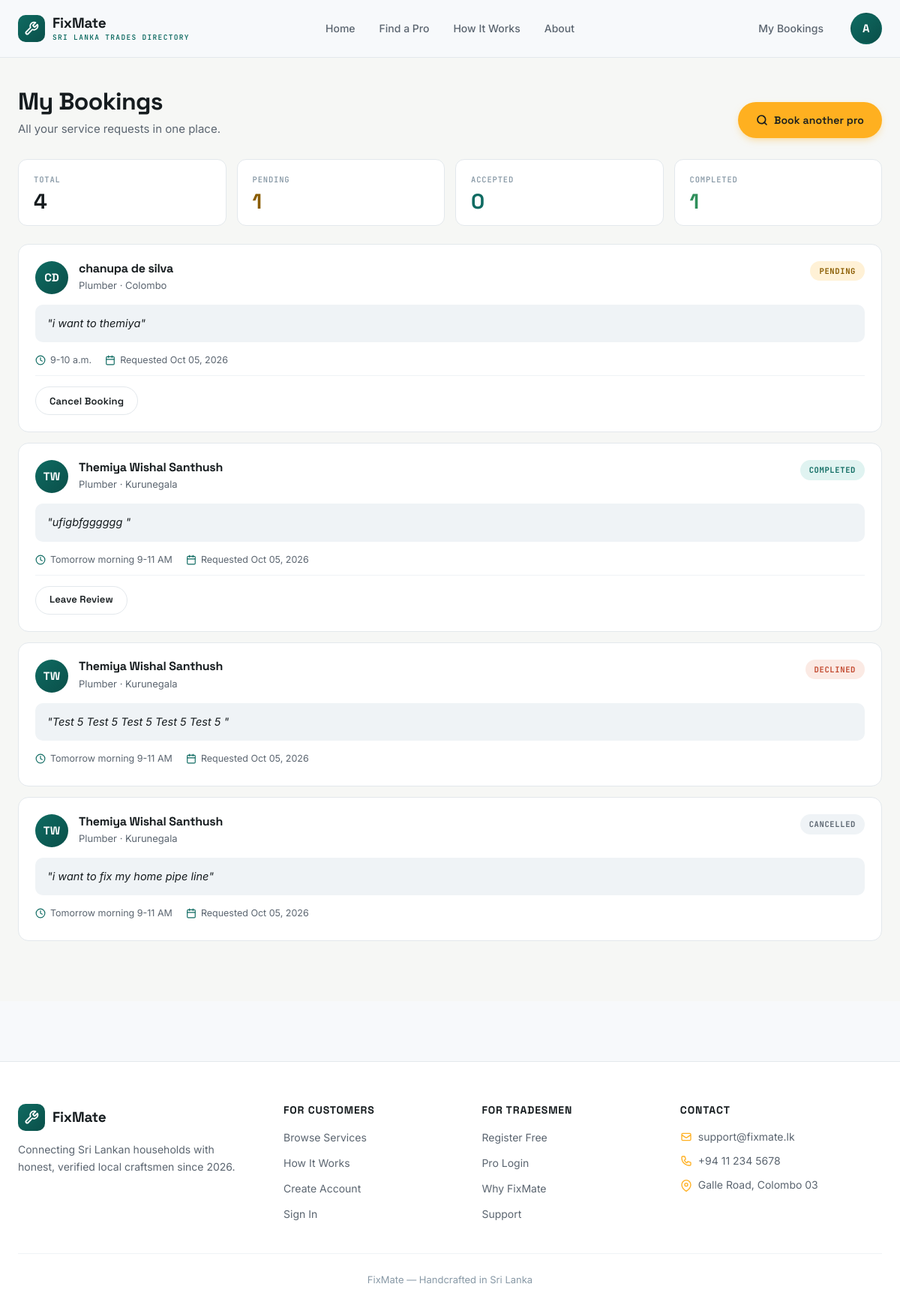
The page /pages/my_bookings.php (signed in) on the database its author committed.
### tables this page shows
CREATE TABLE `bookings` (
  `id` int(11) NOT NULL,
  `user_id` int(11) NOT NULL,
  `technician_id` int(11) NOT NULL,
  `job_description` text NOT NULL,
  `preferred_time` varchar(120) NOT NULL,
  `status` enum('pending','accepted','declined','completed','cancelled') DEFAULT 'pending',
  `created_at` timestamp NOT NULL DEFAULT current_timestamp(),
  `updated_at` timestamp NOT NULL DEFAULT current_timestamp() ON UPDATE current_timestamp()
);

CREATE TABLE `technicians` (
  `id` int(11) NOT NULL,
  `email` varchar(100) NOT NULL,
  `password` varchar(255) NOT NULL,
  `name` varchar(100) NOT NULL,
  `phone` varchar(20) NOT NULL,
  `district_id` int(11) NOT NULL,
  `city` varchar(100) DEFAULT NULL,
  `service_id` int(11) NOT NULL,
  `experience` int(11) DEFAULT 0,
  `callout_fee` varchar(50) DEFAULT 'Rs. 2,000',
  `rating` decimal(2,1) DEFAULT 0.0,
  `jobs_completed` int(11) DEFAULT 0,
  `bio` text DEFAULT NULL,
  `profile_picture` varchar(255) DEFAULT NULL,
  `status` enum('pending','verified','rejected','suspended') DEFAULT 'pending',
  `available` tinyint(1) DEFAULT 1,
  `nic_front` varchar(255) DEFAULT NULL,
  `nic_back` varchar(255) DEFAULT NULL,
  `rejection_reason` text DEFAULT NULL,
  `verified_at` timestamp NULL DEFAULT NULL,
  `created_at` timestamp NOT NULL DEFAULT current_timestamp()
);

CREATE TABLE `services` (
  `id` int(11) NOT NULL,
  `service_name` varchar(100) NOT NULL
);

CREATE TABLE `districts` (
  `id` int(11) NOT NULL,
  `district_name` varchar(100) NOT NULL
);

### pages/my_bookings.php (the view, shortened to what this page needs)
<?php
include '../includes/config.php';
include '../includes/header.php';
$user_id = $_SESSION['user_id'];
$sql = "SELECT b.*, t.name AS tech_name, t.phone AS tech_phone,
               s.service_name, d.district_name
        FROM bookings b
        JOIN technicians t ON b.technician_id = t.id
        JOIN services   s ON t.service_id  = s.id
        JOIN districts  d ON t.district_id = d.id
        WHERE b.user_id = '$user_id'
        ORDER BY b.created_at DESC";
$query = mysqli_query($conn, $sql);
$bookings = [];
while ($row = mysqli_fetch_assoc($query)) { $bookings[] = $row; }
$counts = ['pending' => 0, 'accepted' => 0, 'completed' => 0, 'declined' => 0];
foreach ($bookings as $b) {
    if (isset($counts[$b['status']])) $counts[$b['status']]++;
}
function status_label($status) {
    $map = [
        'pending'   => 'Pending',
        'accepted'  => 'Accepted',
        'declined'  => 'Declined',
        'completed' => 'Completed',
        'cancelled' => 'Cancelled',
    ];
    return $map[$status] ?? ucfirst($status);
}
?>
<section class="my-bookings-page">
    <div class="container">
        <div class="my-bookings-head">
            <div>
                <h1>My Bookings</h1>
                <p class="lede">All your service requests in one place.</p>
            </div>
            <a href="find.php" class="btn btn-amber">
                <svg width="16" height="16" viewBox="0 0 24 24" fill="none" stroke="currentColor" stroke-width="2.5" stroke-linecap="round" stroke-linejoin="round">
                    <circle cx="11" cy="11" r="8"/>
                    <path d="m21 21-4.35-4.35"/>
                </svg>
                Book another pro
            </a>
        </div>
        <?php if (count($bookings) > 0) { ?>
            <div class="my-bookings-stats">
                <div class="mb-stat">
                    <span class="mb-stat-label">Total</span>
                    <span class="mb-stat-number"><?php echo count($bookings); ?></span>
                </div>
                <div class="mb-stat">
                    <span class="mb-stat-label">Pending</span>
                    <span class="mb-stat-number amber"><?php echo $counts['pending']; ?></span>
                </div>
                <div class="mb-stat">
                    <span class="mb-stat-label">Accepted</span>
                    <span class="mb-stat-number teal"><?php echo $counts['accepted']; ?></span>
                </div>
                <div class="mb-stat">
                    <span class="mb-stat-label">Completed</span>
                    <span class="mb-stat-number green"><?php echo $counts['completed']; ?></span>
                </div>
            </div>
        <?php } ?>
        <?php if (count($bookings) > 0) { ?>
            <div class="my-bookings-list">
                <?php foreach ($bookings as $b) {
                    $initials = '';
                    foreach (explode(' ', $b['tech_name']) as $p) { $initials .= strtoupper(substr($p, 0, 1)); }
                    $initials = substr($initials, 0, 2);
                ?>
                    <div class="booking-card">
                        <div class="booking-head">
                            <div class="booking-tech">
                                <div class="booking-avatar"><?php echo $initials; ?></div>
                                <div>
                                    <h3><?php echo htmlspecialchars($b['tech_name']); ?></h3>
                                    <p class="booking-trade">
                                        <?php echo htmlspecialchars($b['service_name']); ?>
                                        · <?php echo htmlspecialchars($b['district_name']); ?>
                                    </p>
                                </div>
                            </div>
                            <span class="booking-status <?php echo $b['status']; ?>">
                                <?php echo strtoupper(status_label($b['status'])); ?>
                            </span>
                        </div>
                        <div class="booking-job">
                            "<?php echo htmlspecialchars($b['job_description']); ?>"
                        </div>
                        <div class="booking-meta">
                            <div class="booking-meta-item">
                                <svg width="14" height="14" viewBox="0 0 24 24" fill="none" stroke="currentColor" stroke-width="2" stroke-linecap="round" stroke-linejoin="round">
                                    <circle cx="12" cy="12" r="10"/>
                                    <path d="M12 6v6l4 2"/>
                                </svg>
                                <?php echo htmlspecialchars($b['preferred_time']); ?>
                            </div>
                            <div class="booking-meta-item">
                                <svg width="14" height="14" viewBox="0 0 24 24" fill="none" stroke="currentColor" stroke-width="2" stroke-linecap="round" stroke-linejoin="round">
                                    <rect x="3" y="4" width="18" height="18" rx="2"/>
                                    <path d="M16 2v4M8 2v4M3 10h18"/>
                                </svg>
                                Requested <?php echo date('M d, Y', strtotime($b['created_at'])); ?>
                            </div>
                        </div>
                        <?php if ($b['status'] == 'pending') { ?>
                            <div class="booking-actions">
                                <form method="POST" onsubmit="return confirm('Are you sure you want to cancel this booking?');">
                                    <button type="submit" class="btn btn-ghost btn-sm">Cancel Booking</button>
                                </form>
                            </div>
                        <?php } ?>
                        <?php if ($b['status'] == 'completed') { ?>
                            <div class="booking-actions">
                                <a href="add_review.php?tech_id=<?php echo $b['technician_id']; ?>" class="btn btn-ghost btn-sm">
                                    Leave Review
                                </a>
                            </div>
                        <?php } ?>
                    </div>
                <?php } ?>
            </div>
        <?php } ?>
    </div>
</section>
<?php include '../includes/footer.php'; ?>

### rows shown on the page
bookings: initials "CD", technician.name "chanupa de silva", services.service_name "Plumber", districts.district_name "Colombo", status "PENDING", job_description "i want to themiya", preferred_time "9-10 a.m.", created_at "Oct 05, 2026"
bookings: initials "TW", technician.name "Themiya Wishal Santhush", services.service_name "Plumber", districts.district_name "Kurunegala", status "COMPLETED", job_description "ufigbfgggggg", preferred_time "Tomorrow morning 9-11 AM", created_at "Oct 05, 2026"
bookings: initials "TW", technician.name "Themiya Wishal Santhush", services.service_name "Plumber", districts.district_name "Kurunegala", status "DECLINED", job_description "Test 5 Test 5 Test 5 Test 5 Test 5", preferred_time "Tomorrow morning 9-11 AM", created_at "Oct 05, 2026"
bookings: initials "TW", technician.name "Themiya Wishal Santhush", services.service_name "Plumber", districts.district_name "Kurunegala", status "CANCELLED", job_description "i want to fix my home pipe line", preferred_time "Tomorrow morning 9-11 AM", created_at "Oct 05, 2026"

### other values the page prints
substr($ini, 0, 2) "A"
count($bookings) "4"
$counts['pending'] "1"
$counts['accepted'] "0"
$counts['completed'] "1"
